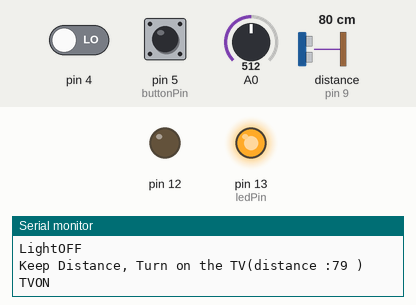
This sketch was run on a simulated Arduino Uno, built with avr-gcc and run on an emulated ATmega328P. Shown: output pins drawn as LEDs (lit = HIGH), the last lines printed to the serial monitor. Wiring (inferred from the names in the program): ultrasonic range finder: trigger pin 8; echo pin 9. The test bench sets the inputs (shaded band); at power-on: distance to the obstacle (sensor on pin 9) 80 cm, pin 4 LOW, pin 5 (buttonPin) HIGH, A0 = 512. The echo pulse lasts 58.3 µs per cm; pins used as bus, display or sensor lines are not drawn.

Above: at 1.3 s.
1.4 s: distance to the obstacle (sensor on pin 9) set to 12 cm
2.9 s: distance to the obstacle (sensor on pin 9) set to 9 cm
At 3.8 s:
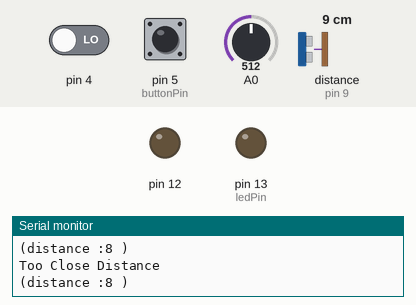
4.7 s: distance to the obstacle (sensor on pin 9) set to 18 cm
At 6.0 s:
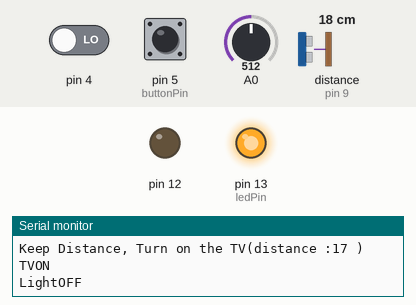
6.5 s: pin 4 driven HIGH
At 7.7 s:
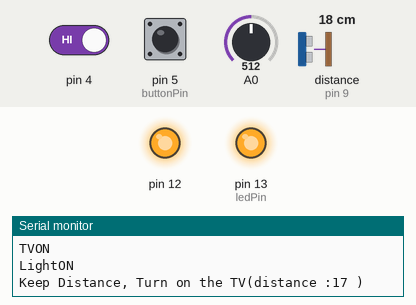
8.2 s: pin 5 (buttonPin) pulled LOW for 0.5 s
At 9.4 s:
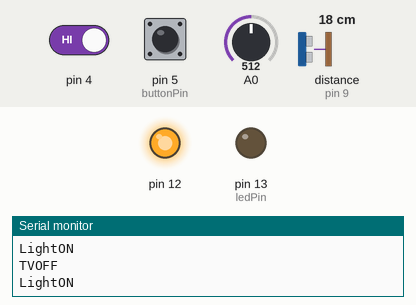
10.2 s: pin 5 (buttonPin) pulled LOW for 1 s
At 11.0 s:
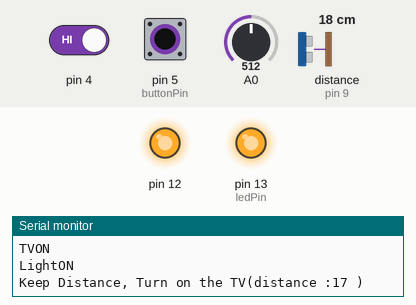
Timing chart, 0 to 13.2 s (numbered marks = the images above; inputs shaded):
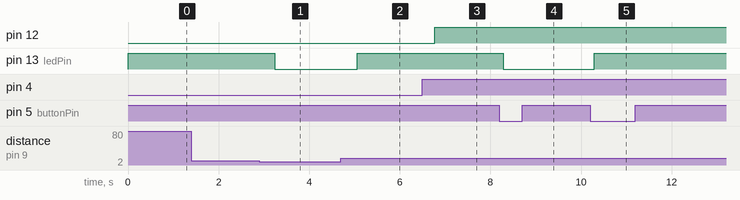

The sketch:

Childguardsystem.ino
```cpp
//pin 5,13 TV불&스위치
const int buttonPin = 5;
const int ledPin = 13;

//pin 8,9 초음파센서
#define trigPin 8
#define echoPin 9


//스위치 상태 (1=off, 0=on)
boolean buttonStatus = HIGH;

int oneTimeFlag;

void setup()
{
        pinMode(buttonPin,INPUT);
        digitalWrite(buttonPin,HIGH);

        pinMode(ledPin,OUTPUT);

        Serial.begin(9600);

  //pin 12 밝기센서
  pinMode(12,OUTPUT);
  //pin 4 거리센서
  pinMode(4,INPUT);

  // 초음파센서
  pinMode(trigPin,OUTPUT);
  pinMode(echoPin,INPUT);

}
void loop()
{


  //스위치 & LED출력
        if(digitalRead(buttonPin)==LOW)
        {
           if(oneTimeFlag==0)
           {
              oneTimeFlag = 1;
              buttonStatus = !buttonStatus;
           }
        }
        else {
          oneTimeFlag = 0;
        }

        digitalWrite(ledPin,buttonStatus);

        if (digitalRead(ledPin) == 1 ) {
          Serial.println("TVON");
          //Serial.println(digitalRead(ledPin));
         // Serial.println("!! Turn on the television !!");
        }


        if (digitalRead(ledPin) == 0 ) {
          Serial.println("TVOFF");
        }
       delay(100);

  //밝기센서 & LED출력
    int sensorValue= analogRead(A0);

    if( sensorValue < 800 && digitalRead(4) == HIGH) {
      digitalWrite(12, HIGH);
    } else {
      digitalWrite(12, LOW);
    }

      if (digitalRead(12) == 1 ) {
          Serial.println("LightON");
          //Serial.println(digitalRead(12));
          //Serial.println("!! Living room light turns on !!" );
        }

        if (digitalRead(12) == 0 ) {
           Serial.println("LightOFF");
          //Serial.println(digitalRead(12));
          //Serial.println("!! Living room light turns on !!" );
        }
      delay(100);

  // 초음파센서
if(buttonStatus==HIGH) {

  int duration, distance;
  digitalWrite(trigPin, HIGH);
  delayMicroseconds(1000);
  digitalWrite(trigPin, LOW);

  duration = pulseIn(echoPin, HIGH);
  distance = (duration/2) / 29.1;
  //Serial.println(distance);

  if ( distance > 10 ) {
     Serial.print("Keep Distance, Turn on the TV");
     Serial.print("(distance :");
     Serial.print(distance);
     Serial.println(" )");

  }
  delay(100);

  while (distance < 10) {
    Serial.println("Too Close Distance");
    Serial.print("(distance :");
    Serial.print(distance);
    Serial.println(" )");
    delay(100);
    digitalWrite(ledPin, LOW);

  // distance 값 다시 계산ㅡㅡㅡㅡㅡㅡㅡㅡㅡㅡ
    digitalWrite(trigPin, HIGH);
    delayMicroseconds(1000);
    digitalWrite(trigPin, LOW);

    duration = pulseIn(echoPin, HIGH);
    distance = (duration/2) / 29.1;
    delay(100);
  // ㅡㅡㅡㅡㅡㅡㅡㅡㅡㅡㅡㅡㅡㅡㅡㅡㅡㅡㅡㅡ

  }

  delay(100);
 }
}
```

Measured:
- the behaviour switches between 11 and 10 cm on distance to the obstacle (sensor on pin 9) (found by bisection; images 0 and 1)
- after the input at 2.9 s, pin 13 (ledPin): HIGH → LOW after 0.34 s
- after the input at 4.7 s, pin 13 (ledPin): LOW → HIGH after 0.36 s
- after the input at 6.5 s, pin 12: LOW → HIGH after 0.27 s
- after the input at 8.2 s, pin 13 (ledPin): HIGH → LOW after 0.08 s
- after the input at 10.2 s, pin 13 (ledPin): LOW → HIGH after 0.09 s
